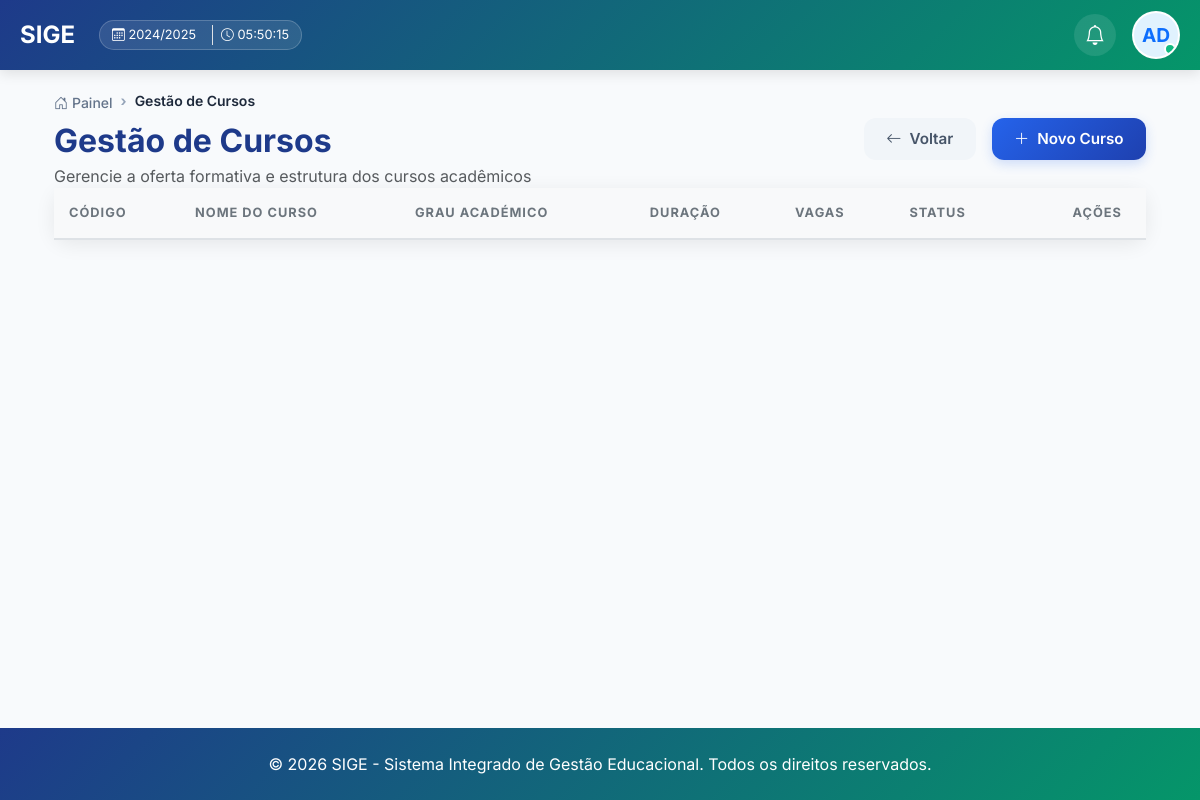
The app's page /cursos-disciplinas/ (signed in), older data.
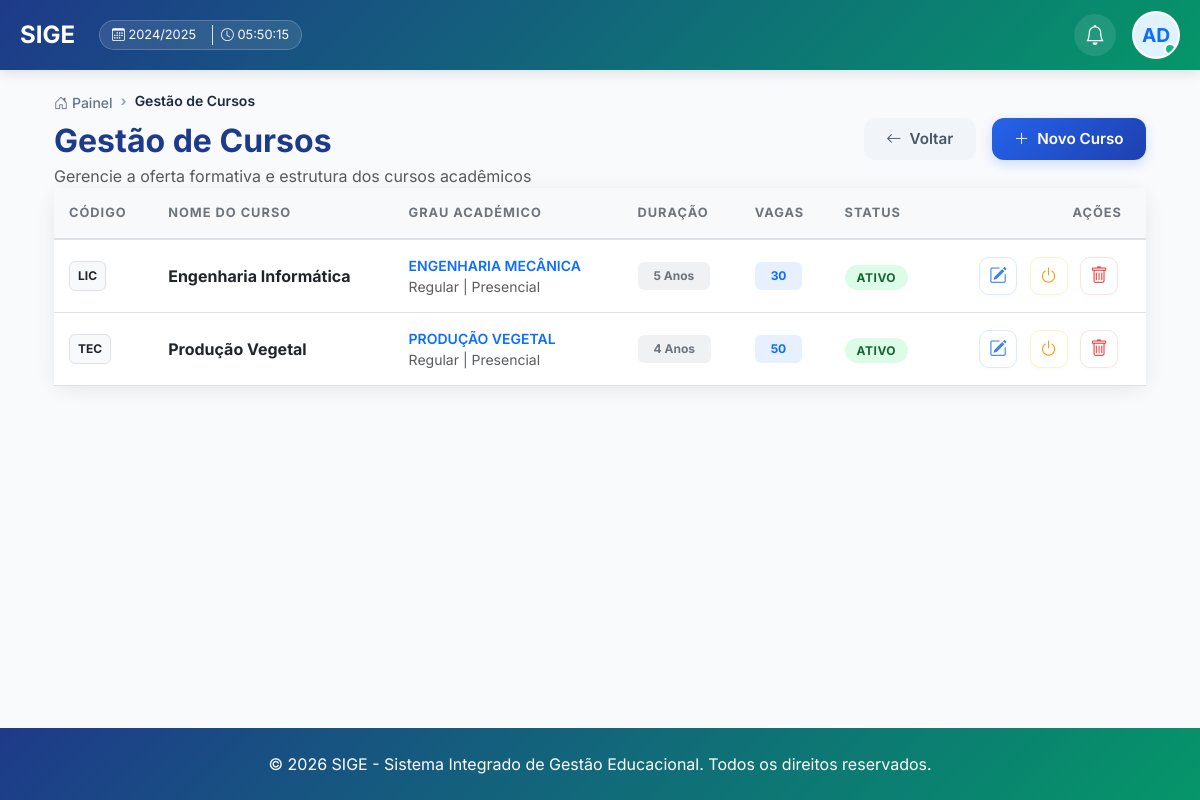
The same page, newer data.
### core/models.py (models this page shows, shortened)
class AnoAcademico(models.Model):
    ESTADO_CHOICES = [
        ('PLANEADO', 'Planeado'),
        ('ATIVO', 'Ativo'),
        ('ENCERRADO', 'Encerrado'),
    ]
    codigo = models.CharField(max_length=20, unique=True, verbose_name="Código (ex: 2024/2025)", default="0000/0000")
    descricao = models.CharField(max_length=255, verbose_name="Descrição", default="Ano Académico")
    data_inicio = models.DateField(verbose_name="Data de Início", default=timezone.now)
    data_fim = models.DateField(verbose_name="Data de Fim", default=timezone.now)
    estado = models.CharField(max_length=20, choices=ESTADO_CHOICES, default='PLANEADO', verbose_name="Estado")
    ano_atual = models.BooleanField(default=False, verbose_name="Ano Atual")
    cobrar_propinas = models.BooleanField(default=True, verbose_name="Cobrar Propinas/Mensalidades")
    dia_pagamento_limite = models.PositiveIntegerField(default=10, verbose_name="Dia Limite de Pagamento (sem multa)")
    dia_inicio_multa = models.PositiveIntegerField(default=11, verbose_name="Dia de Início da Multa")
    percentagem_multa_inicial = models.DecimalField(max_digits=5, decimal_places=2, default=10.00, verbose_name="% Multa Inicial")
    percentagem_multa_diaria = models.DecimalField(max_digits=5, decimal_places=2, default=1.00, verbose_name="% Multa Diária Adicional")
    dia_limite_multa = models.PositiveIntegerField(default=30, verbose_name="Dia Limite para Pagamento com Multa")
    dia_bloqueio_estudante = models.PositiveIntegerField(default=15, verbose_name="Dia de Bloqueio Automático")
    bloquear_estudante_atrasado = models.BooleanField(default=True, verbose_name="Bloquear Estudante em Atraso")
    bloqueado_por_divida = models.BooleanField(default=False, verbose_name="Bloqueado por Dívida")
    criado_por = models.ForeignKey(User, on_delete=models.SET_NULL, null=True, blank=True, verbose_name="Criado por")
    data_criacao = models.DateTimeField(auto_now_add=True, verbose_name="Data de Criação")
    class Meta:
        verbose_name = "Ano Académico"
        verbose_name_plural = "Anos Académicos"
        ordering = ['-data_inicio']
    def __str__(self):
        return self.codigo

class Curso(models.Model):
    REGIME_CHOICES = [
        ('diurno', 'Diurno'),
        ('pos-laboral', 'Pós-Laboral'),
    ]
    MODALIDADE_CHOICES = [
        ('presencial', 'Presencial'),
        ('semipresencial', 'Semipresencial'),
        ('ead', 'EAD'),
    ]
    DURACAO_CHOICES = [
        (3, '3 meses'),
        (6, '6 meses'),
        (12, '1 ano'),
        (24, '2 anos'),
        (36, '3 anos'),
        (48, '4 anos'),
        (60, '5 anos'),
    ]
    codigo = models.CharField(max_length=50, unique=True, default="CURSO", verbose_name="Código do Curso")
    nome = models.CharField(max_length=200, verbose_name="Nome do Curso")
    grau = models.ForeignKey(NivelAcademico, on_delete=models.CASCADE, related_name='cursos', verbose_name="Grau Académico")
    regime = models.CharField(max_length=20, choices=REGIME_CHOICES, default='diurno', verbose_name="Regime")
    modalidade = models.CharField(max_length=20, choices=MODALIDADE_CHOICES, default='presencial', verbose_name="Modalidade")
    descricao = models.TextField(blank=True, verbose_name="Descrição")
    vagas = models.PositiveIntegerField(verbose_name="Número de Vagas")
    duracao_meses = models.PositiveIntegerField(
        choices=DURACAO_CHOICES,
        default=12,
        verbose_name="Duração"
    )
    nota_minima = models.DecimalField(
        max_digits=4,
        decimal_places=2,
        default=10.00,
        validators=[MinValueValidator(10.00), MaxValueValidator(20.00)],
        verbose_name="Nota Mínima para Aprovação"
    )
    requer_prerequisitos = models.BooleanField(default=False, verbose_name="Requer Pré-requisitos")
    ativo = models.BooleanField(default=True, verbose_name="Ativo")
    data_criacao = models.DateTimeField(auto_now_add=True)
    data_atualizacao = models.DateTimeField(auto_now=True)
    class Meta:
        verbose_name = "Curso"
        verbose_name_plural = "Cursos"
        ordering = ['nome']

class NivelAcademico(models.Model):
    codigo = models.CharField(max_length=10, unique=True, null=True, blank=True, verbose_name="Código")
    nome = models.CharField(max_length=100, unique=True, verbose_name="Nome do Nível")
    descricao = models.TextField(blank=True, verbose_name="Descrição")
    duracao_padrao = models.PositiveIntegerField(default=4, verbose_name="Duração Padrão (Anos)")
    tipo_periodo = models.CharField(
        max_length=20,
        choices=[('semestre', 'Semestres'), ('trimestre', 'Trimestres')],
        default='semestre',
        verbose_name="Tipo de Período"
    )
    periodos_por_ano = models.PositiveIntegerField(default=2, verbose_name="Número de Períodos por Ano")
    creditos_minimos = models.PositiveIntegerField(default=0, verbose_name="Total Mínimo de Créditos")
    nota_minima_aprovacao = models.DecimalField(max_digits=4, decimal_places=2, default=10.00, validators=[MinValueValidator(0.0), MaxValueValidator(10.0)], verbose_name="Nota Mínima de Aprovação")
    escala_notas_min = models.IntegerField(default=0, verbose_name="Escala Mínima")
    escala_notas_max = models.IntegerField(default=20, validators=[MinValueValidator(0), MaxValueValidator(20)], verbose_name="Escala Máxima")
    media_minima_progressao = models.DecimalField(max_digits=4, decimal_places=2, default=10.00, verbose_name="Média Mínima para Progressão")
    limite_reprovacoes = models.PositiveIntegerField(null=True, blank=True, verbose_name="Limite de Reprovações")
    nivel_entrada_exigido = models.CharField(max_length=100, blank=True, verbose_name="Nível de entrada exigido")
    exige_teste_admissao = models.BooleanField(default=False, verbose_name="Exige teste de admissão?")
    documentos_obrigatorios = models.TextField(blank=True, verbose_name="Documentos obrigatórios")
    regime_regular = models.BooleanField(default=True, verbose_name="Regular")
    regime_pos_laboral = models.BooleanField(default=False, verbose_name="Pós-laboral")
    regime_modular = models.BooleanField(default=False, verbose_name="Modular")
    turno_manha = models.BooleanField(default=True, verbose_name="Manhã")
    turno_tarde = models.BooleanField(default=True, verbose_name="Tarde")
    turno_noite = models.BooleanField(default=False, verbose_name="Noite")
    base_legal = models.CharField(max_length=200, blank=True, verbose_name="Base legal")
    entidade_acreditadora = models.CharField(max_length=100, blank=True, verbose_name="Entidade acreditadora")
    data_criacao = models.DateTimeField(auto_now_add=True)
    class Meta:
        verbose_name = "Nível Académico"
        verbose_name_plural = "Níveis Académicos"
        ordering = ['nome']

### core/views.py (the view, shortened to what this page needs)
# urls.py: path('cursos-disciplinas/', views.cursos_disciplinas, name='cursos_disciplinas'),
@login_required
def cursos_disciplinas(request):
    from .models import Disciplina
    niveis = NivelAcademico.objects.all()
    cursos = Curso.objects.all().select_related('grau')
    from .models import Disciplina
    disciplinas = Disciplina.objects.all()
    context = {
        'cursos': cursos,
        'niveis': niveis,
        'disciplinas': disciplinas,
        'duracao_choices': Curso.DURACAO_CHOICES,
        'active': 'cursos'
    }
    return render(request, 'core/cursos_disciplinas.html', context)

### core/templates/core/cursos_disciplinas.html (shortened to what this page needs)
{% extends 'core/base.html' %}
{% block content %}
<div class="page-header">
    <div class="container">
        <div class="d-flex justify-content-between align-items-center">
            <div>
                <nav aria-label="breadcrumb">
                    <ol class="breadcrumb mb-2">
                        <li class="breadcrumb-item"><a href="{% url 'painel_principal' %}"><i class="bi bi-house-door me-1"></i>Painel</a></li>
                        <li class="breadcrumb-item active" aria-current="page">Gestão de Cursos</li>
                    </ol>
                </nav>
                <h2 class="fw-bold mb-1" style="color: #1e3a8a;">Gestão de Cursos</h2>
                <p class="text-muted mb-0">Gerencie a oferta formativa e estrutura dos cursos acadêmicos</p>
            </div>
            <div class="d-flex gap-3">
                <a href="{% url 'painel_principal' %}" class="btn-header btn-header-light text-decoration-none">
                    <i class="bi bi-arrow-left"></i> Voltar
                </a>
                <a href="{% url 'criar_curso' %}" class="btn-header btn-header-primary text-decoration-none">
                    <i class="bi bi-plus-lg"></i> Novo Curso
                </a>
            </div>
        </div>
    </div>
</div>
<div class="container pb-5">
    <div class="tab-content" id="managementTabsContent">
        <div class="card academic-card">
            <div class="card-body p-0">
                <div class="table-responsive">
                    <table class="table table-modern mb-0">
                        <thead>
                            <tr>
                                <th>Código</th>
                                <th>Nome do Curso</th>
                                <th>Grau Académico</th>
                                <th>Duração</th>
                                <th>Vagas</th>
                                <th>Status</th>
                                <th class="text-end pe-4">Ações</th>
                            </tr>
                        </thead>
                        <tbody>
                            {% for curso in cursos %}
                            <tr>
                                            <td><span class="badge bg-light text-dark border px-2 py-2">{{ curso.grau.codigo|default:curso.codigo }}</span></td>
                                <td class="fw-bold text-dark">{{ curso.nome }}</td>
                                <td>
                                    <div class="small fw-semibold text-primary text-uppercase">{{ curso.grau.nome }}</div>
                                    <div class="small text-muted">
                                        {% if curso.grau.regime_regular %}Regular{% endif %}
                                        | {{ curso.grau.get_modalidade_display|default:"Presencial" }}
                                    </div>
                                </td>
                                <td><span class="badge bg-secondary bg-opacity-10 text-secondary border-0 px-3 py-2">{% if curso.grau.duracao_anos %}{{ curso.grau.duracao_anos }}{% else %}{{ curso.grau.duracao_padrao }}{% endif %} Anos</span></td>
                                <td><span class="badge bg-primary bg-opacity-10 text-primary border-0 px-3 py-2">{{ curso.vagas }}</span></td>
                                <td>
                                    {% if curso.ativo %}
                                    <span class="status-pill status-active">Ativo</span>
                                    {% else %}
                                    <span class="status-pill status-inactive">Inativo</span>
                                    {% endif %}
                                </td>
                                <td class="text-end pe-4">
                                    <a href="{% url 'editar_curso' curso.id %}" class="btn-action btn-action-edit text-decoration-none"
                                            title="Editar Curso">
                                        <i class="bi bi-pencil-square"></i>
                                    </a>
                                    <button class="btn-action btn-action-status btn-toggle-curso" title="Alterar Status" data-curso-id="{{ curso.id }}">
                                        <i class="bi bi-power"></i>
                                    </button>
                                    <button class="btn-action btn-action-delete btn-deletar-curso" title="Eliminar Curso" data-curso-id="{{ curso.id }}" data-curso-nome="{{ curso.nome }}">
                                        <i class="bi bi-trash"></i>
                                    </button>
                                </td>
                            </tr>
                            {% endfor %}
                        </tbody>
                    </table>
                </div>
            </div>
        </div>
    </div>
</div>
{% endblock %}

### core/templates/core/base.html (shortened to what this page needs)
{% load static %}
<!DOCTYPE html>
<html lang="pt-br">
<head>
    <link href="https://cdn.jsdelivr.net/npm/bootstrap@5.3.0/dist/css/bootstrap.min.css" rel="stylesheet">
    <link rel="stylesheet" href="https://cdn.jsdelivr.net/npm/bootstrap-icons@1.11.0/font/bootstrap-icons.css">
</head>
<body>
    {% if user.is_authenticated %}
    <div class="navbar-top">
        <div class="navbar-content d-flex justify-content-between align-items-center w-100">
            <div class="d-flex align-items-center gap-4">
                <div class="user-info">
                    <a href="/" class="user-logo" style="height: 48px; display: flex; align-items: center; text-decoration: none;">
                    </a>
                </div>
                {% if ano_atual %}
                <div class="academic-badge d-none d-lg-flex">
                    <span><i class="bi bi-calendar3"></i> {{ ano_atual }}</span>
                    <span class="ms-2 border-start ps-2"><i class="bi bi-clock"></i> <span id="real-time-clock">--:--:--</span></span>
                </div>
                {% endif %}
            </div>
            <div class="d-flex align-items-center gap-3">
                <div class="d-flex align-items-center gap-2">
                    <a href="{% url 'notificacoes' %}" class="nav-icon-btn" title="Notificações">
                        <i class="bi bi-bell fs-5"></i>
                    </a>
                </div>
                <div class="dropdown">
                    <div class="user-avatar" id="userDropdown" data-bs-toggle="dropdown" aria-expanded="false" style="cursor: pointer; background: white; border: 2px solid rgba(255,255,255,0.5); width: 48px; height: 48px; border-radius: 50%; overflow: hidden; display: flex; align-items: center; justify-content: center; flex-shrink: 0; position: relative;">
                    </div>
                </div>
            </div>
        </div>
    </div>
    {% endif %}
    <main class="container">
        {% block content %}{% endblock %}
    </main>
    <footer class="mt-5 py-4">
        <div class="container text-center">
            <p class="mb-0">&copy; 2026 SIGE - Sistema Integrado de Gestão Educacional. Todos os direitos reservados.</p>
        </div>
    </footer>
</body>
</html>

Row changes from the older to the newer data that the page shows:
added Curso: grau.codigo "LIC", nome "Engenharia Informática", grau.nome "ENGENHARIA MECÂNICA", shows "Regular", grau.modalidade "Presencial", grau.duracao_padrao "5", vagas "30", ativo "ATIVO"
added Curso: grau.codigo "TEC", nome "Produção Vegetal", grau.nome "PRODUÇÃO VEGETAL", shows "Regular", grau.modalidade "Presencial", grau.duracao_padrao "4", vagas "50", ativo "ATIVO"
